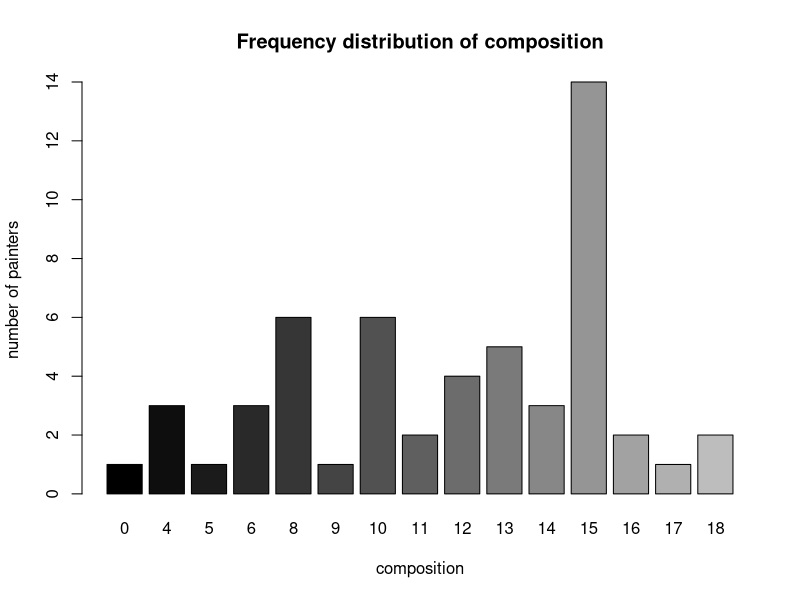
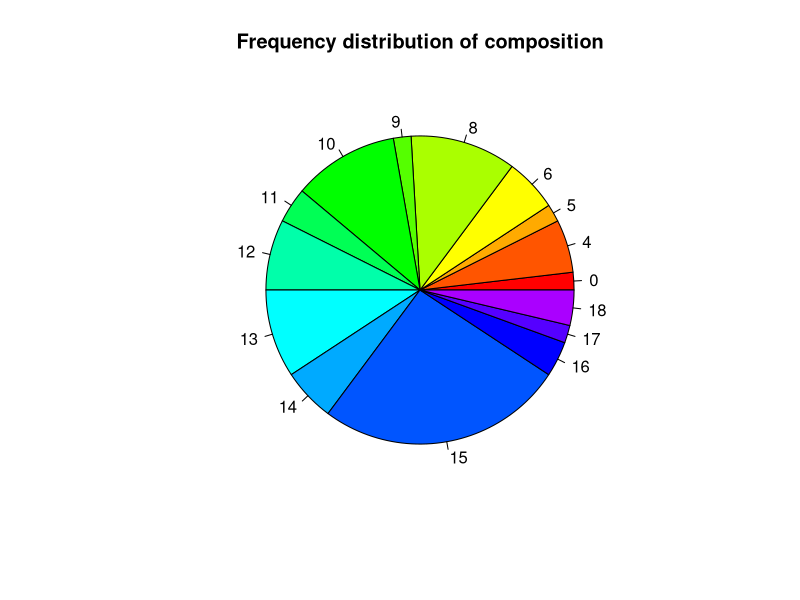

Generate these figures, in order, with R:
# ----------------------------------------------------------------------------------------------------
# Author:     Christoph Hilty
# Date:       04.11.2016
# Questions:  CAS_DA_R_QualiDaten_Aufgaben.pdf
# ----------------------------------------------------------------------------------------------------

# MASS-Paket laden
library(MASS)

# data frame anzeigen
# View(painters)

# Aufgabe: Häufigkeitsverteilung
# ----------------------------------------------------------------------------------------------------

# Häufigkeit in Zahlen
composition.freq <- table(painters$Composition)
composition.freq

school.membercount <- table(painters$School)
school.max <- sort(school.membercount, decreasing = TRUE)[1]
school.max

# Schule(n) mit meisten Malern 
school.membercount[school.membercount == school.max]


#Aufgabe: Relative Häufigkeitsverteilung
# ----------------------------------------------------------------------------------------------------

# Bestehende Options zwischenspeichern und auf 4 Nachkommastellen setzen
options.old <- options(digits = 3) 

# Haeufigkeitsverteilung in Prozenten
composition.percentage <- prop.table(composition.freq) * 100 
composition.percentage

# noch mit Totalisierung
addmargins(composition.percentage) 

# Options zuruecksetzen
options(options.old) 


#Aufgabe: Balkendiagramm
# ----------------------------------------------------------------------------------------------------

# Verlaufsfarben erstellen
colors.gradient <- gray(seq(0, .9, length.out = 18))

# Balkendiagramm
barplot(composition.freq, col = colors.gradient, main = "Frequency distribution of composition",
        xlab = "composition", ylab = "number of painters")


#Aufgabe: Kuchendiagramm
# ----------------------------------------------------------------------------------------------------

# Farben des Regenbogens
colors.rainbow <- rainbow(18)

# Kuchendiagramm
pie(composition.freq, col = colors.rainbow, main =  "Frequency distribution of composition")


#Aufgabe 1: Gruppenstatistik
# ----------------------------------------------------------------------------------------------------

# Schule(n) mit höchstem Wert Composition
composition.max <- painters[painters$Composition == max(painters$Composition),]$School
composition.max

# Schule mit durchschnittlich höchstem Wert Composition 
composition.max.mean <- sort(tapply(painters$Composition, painters$School, mean), decreasing = TRUE)[1]
composition.max.mean


#Aufgabe 2: Gruppenstatistik
# ----------------------------------------------------------------------------------------------------

# Alle Maler mit Color >= 14
painters.color.high <- painters[painters$Colour >= 14,]
painters.color.high

# Anteil von Malern mit Color >= 14
options.old <- options(digits = 4)

# Anteil von Malern mit Color >= 14 in Prozenten
painters.color.high.percentage <- 100 * nrow(painters.color.high) / nrow(painters)
painters.color.high.percentage

# Das Ganze noch mit Data Frame zum Ablesen/Kontrolle 
painters.extended <- painters
painters.extended["High Color"] <- as.numeric(painters.extended$Colour >= 14)
painters.color.table <- table(rownames(painters.extended), painters.extended$`High Color`)
addmargins(prop.table(painters.color.table)) * 100

# ----------------------------------------------------------------------------------------------------
